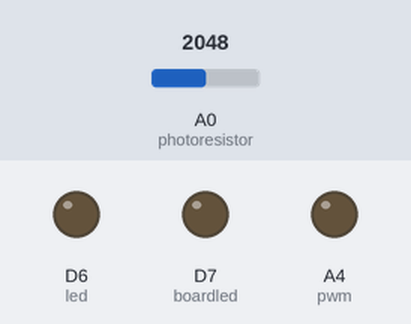
A sketch run on a simulated Particle Photon. Parts: output pins drawn as LEDs (lit = HIGH). The test bench sets the inputs (shaded band); at power-on: A0 (photoresistor) = 2048. Pins used as bus, display or sensor lines are not drawn.

Above: at 1.2 s.
1.3 s: A0 (photoresistor) set to 332
2.8 s: A0 (photoresistor) set to 287
5.8 s: A0 (photoresistor) set to 0
At 7.8 s:
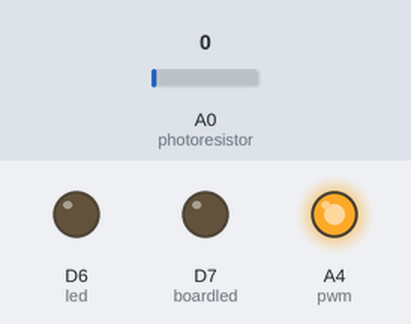
Timing chart, 0 to 9.3 s (numbered marks = the images above; inputs shaded):
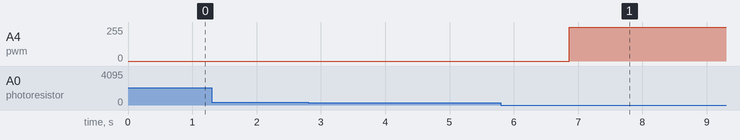

The sketch:

photoresistor_led_MESH.ino
```cpp
// PRODUCT_ID(8184);
// PRODUCT_VERSION(1);

// -----------------------------------------
// Function and Variable with Photoresistors
// -----------------------------------------
/*
In this example, we're going to register a Particle.variable() with
 the cloud so that we can read brightness levels from the photoresistor.
We'll also register a Particle.function so that we can turn the LED on
and off remotely.

We're going to start by declaring which pins everything is plugged into.
*/
int led = D6; // This is where your LED is plugged in.
							//The other side goes to a resistor connected to GND.
int pwm = A4;

int boardled = D7;

int photoresistor = A0; // This is where your photoresistor is plugged in.
												// The other side goes to the "power" pin (below).

int power = A5; // This is the other end of your photoresistor. The other side
// is plugged into the "photoresistor" pin (above).
// The reason we have plugged one side into an analog pin instead of to
// "power" is because we want a very steady voltage to be sent to the photoresistor.
// That way, when we read the value from the other side of the photoresistor,
// we can accurately calculate a voltage drop.

double analogvalue; // Here we are declaring the integer variable analogvalue,
										// which we will use later to store the value of the photoresistor.
double setpoint;
double minim = 40.0;
double maxim = 300.0;
double fadeamount = 1.0;
double brightness = 0.0;

void myHandler(const char *event, const char *data) {
  Serial.print(event);
  Serial.print(", data: ");
  Serial.println(data);
  analogWrite(pwm, 250);
}

void setup() {

	// First, declare all of our pins. This lets our device know which ones will be
	// used for outputting voltage, and which ones will read incoming voltage.
	pinMode(led,OUTPUT); // Our LED pin is output (lighting up the LED)
	pinMode(boardled,OUTPUT);		// This is the onboard led
	pinMode(photoresistor,INPUT);  // Our photoresistor pin is input
																 // (reading the photoresistor)
	pinMode(power,OUTPUT); // The pin powering the photoresistor is output
												 // (sending out consistent power)
	pinMode(pwm, OUTPUT); // Pin for the pwm output

	// Next, write one pin of the photoresistor to be the maximum possible, so that
	// we can use this for power.
	digitalWrite(power,HIGH);

	// We are going to declare a Particle.variable() here so that we can access
	// the value of the photoresistor from the cloud.
	Particle.variable("analogvalue", &analogvalue, DOUBLE);
	// This is saying that when we ask the cloud for "analogvalue", this will reference
	// the variable analogvalue in this app, which is an integer variable.

	// Add brightness as variable to test it out
	Particle.variable("brightness", &brightness, DOUBLE);
	Particle.variable("setpoint", &setpoint, DOUBLE);


	// We are also going to declare a Particle.function so that we can turn the LED on
	// and off from the cloud.
	Particle.function("led",ledToggle);
	// This is saying that when we ask the cloud for the function "led", it will employ
	//the function ledToggle() from this app.

	// Subscribe to the light_level and point to Handler
    Mesh.subscribe("light_level", myHandler);
}


// Next is the loop function...

void loop() {

	// check to see what the value of the photoresistor is and store it in the int variable analogvalue
	analogvalue = analogRead(photoresistor);
	delay(5);

	// if (analogvalue < 2500) {
	//     digitalWrite(led,HIGH);
	// }
	// else if (analogvalue > 2500) {
	//     digitalWrite(led,LOW);
	// }

	// min is 40, max is 340
	if (analogvalue > minim && analogvalue < maxim) {
			setpoint = 255-(analogvalue-minim)/300*255;
	} else if (analogvalue <= minim) {
	setpoint = 254;
	} else if (analogvalue >= maxim) {
		setpoint = 0;
	} else {
		setpoint = 0;
	}
	pinMode(pwm, OUTPUT);

	// // Set the D7 on board LED
	// if (analogvalue > 100) {
	// 	digitalWrite(boardled, LOW);
	// } else {
	// 	digitalWrite(boardled, HIGH);
	// }

	// Check the setpoint vs the brightness
	if (brightness < setpoint && brightness < 252) {
		brightness = brightness + fadeamount;
		analogWrite(pwm, brightness);
	} else if (brightness > setpoint && brightness > 1.3) {
		brightness = brightness - fadeamount;
		analogWrite(pwm, brightness);
	} else {
		brightness = brightness;
	}

//   Mesh.publish("light_level", "test");

	// // Make sure it doesn't publish too much
	// delay(2000);
}


// Finally, we will write out our ledToggle function, which is referenced by the Particle.function() called "led"

int ledToggle(String command) {

	if (command=="on") {
		digitalWrite(boardled,HIGH);
		return 1;
	}
	else if (command=="off") {
		digitalWrite(boardled,LOW);
		return 0;
	}
	else {
		return -1;
	}

}
```

Measured:
- after the input at 1.3 s, every drawn part: stays the same
- after the input at 5.8 s, A4 (pwm): 0/255 → 252/255 after 1.1 s
